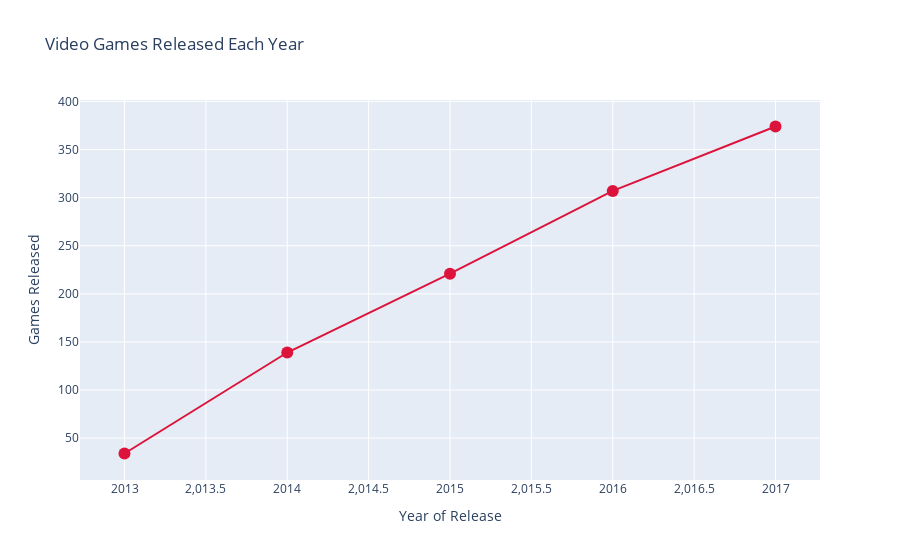

Here is the notebook cell this chart was saved with:
### Code cell
#Video Games Released Yearly as a Line Graph

fig = go.Figure()
fig.add_trace(go.Scatter(
    x=[2013, 2014, 2015, 2016, 2017],
    y= VGS.groupby('Year_of_Release')['Name'].count(),
    marker=dict(color="crimson", size=12)
))

fig.update_layout(title="Video Games Released Each Year",
                  xaxis_title='Year of Release',
                  yaxis_title='Games Released')

fig.show()

### Figure 1 — Plotly figure (JSON) as saved in the notebook; plotly's stock layout.template omitted (floating-point values rounded to 4 significant figures)
{"data": [{"marker": {"color": "crimson", "size": 12}, "type": "scatter", "x": [2013, 2014, 2015, 2016, 2017], "y": [34, 139, 221, 307, 374]}], "layout": {"title": {"text": "Video Games Released Each Year"}, "xaxis": {"title": {"text": "Year of Release"}}, "yaxis": {"title": {"text": "Games Released"}}}}
